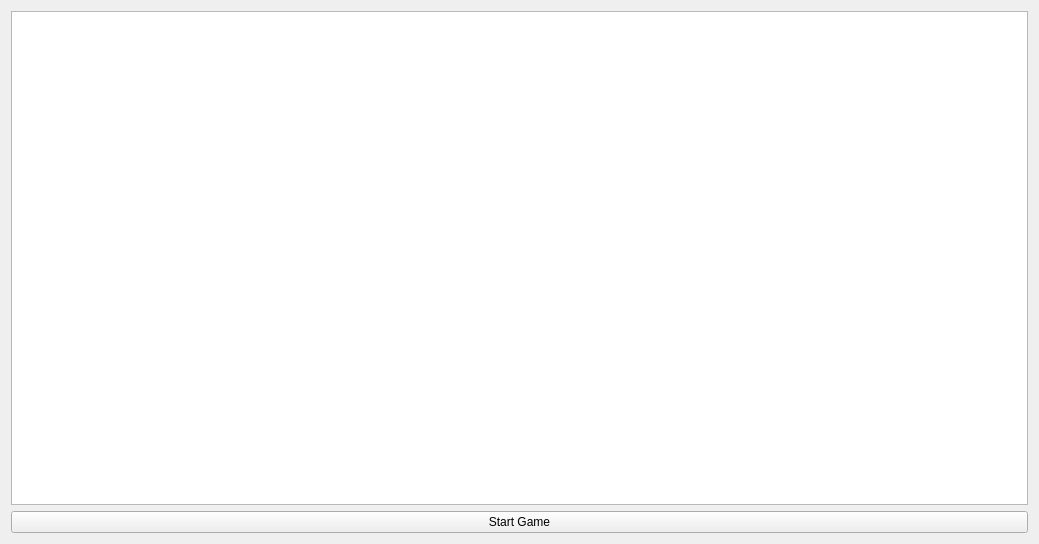
<?xml version="1.0" encoding="UTF-8"?>
<ui version="4.0">
 <class>Widget</class>
 <widget class="QWidget" name="Widget">
  <property name="geometry">
   <rect>
    <x>0</x>
    <y>0</y>
    <width>1039</width>
    <height>544</height>
   </rect>
  </property>
  <property name="windowTitle">
   <string>Widget</string>
  </property>
  <layout class="QVBoxLayout" name="verticalLayout">
   <item>
    <widget class="QGraphicsView" name="graphicsView"/>
   </item>
   <item>
    <widget class="QPushButton" name="startGameButton">
     <property name="text">
      <string>Start Game</string>
     </property>
    </widget>
   </item>
  </layout>
 </widget>
 <resources/>
 <connections/>
</ui>
